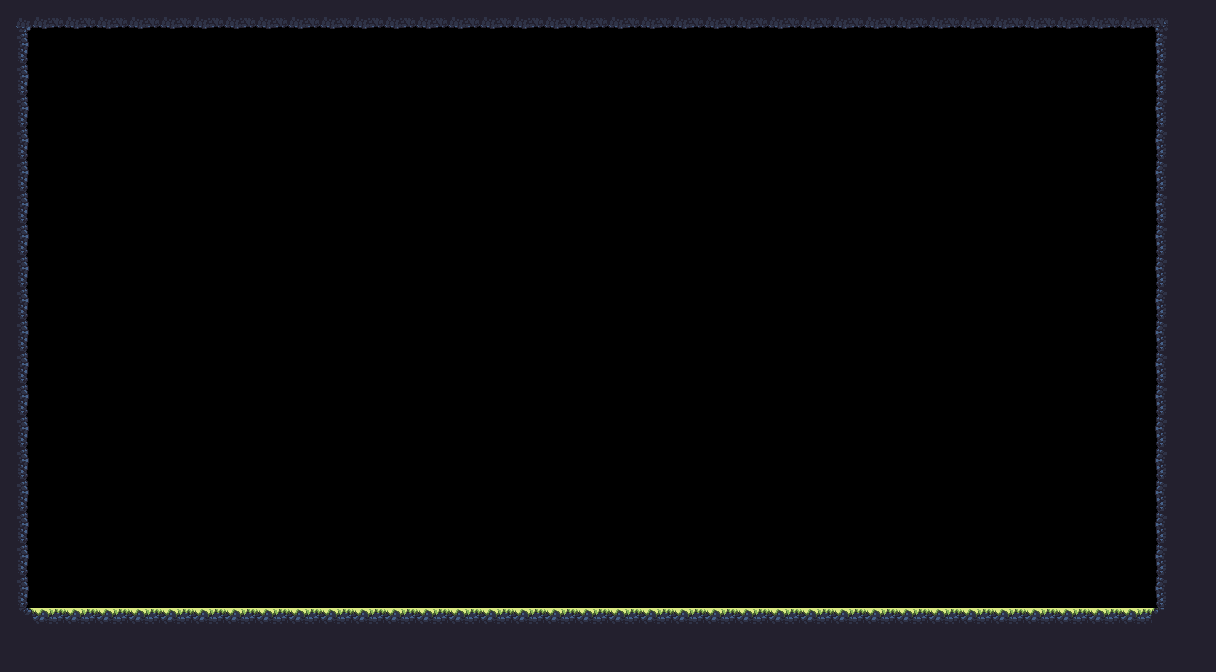

Tiled map render using the project's own tile images. Description and the whole map definition, tile-layer contents included, below:
An orthogonal 38x21 tile map with 32x32 px tiles, 1 tile layer (main) and 2 objects (spawn, boss_spawn).

<map version="1.2" tiledversion="1.3.2" orientation="orthogonal" renderorder="right-down" compressionlevel="0" width="38" height="21" tilewidth="32" tileheight="32" infinite="0" nextlayerid="3" nextobjectid="4">
 <tileset firstgid="1" source="forest_tile_set.tsx" />
 <layer id="1" name="main" width="38" height="21">
  <data encoding="csv">
5,22,22,22,22,22,22,22,22,22,22,22,22,22,22,22,22,22,22,22,22,22,22,22,22,22,22,22,22,22,22,22,22,22,22,22,6,12,
13,0,0,0,0,0,0,0,0,0,0,0,0,0,0,0,0,0,0,0,0,0,0,0,0,0,0,0,0,0,0,0,0,0,0,0,11,12,
13,0,0,0,0,0,0,0,0,0,0,0,0,0,0,0,0,0,0,0,0,0,0,0,0,0,0,0,0,0,0,0,0,0,0,0,11,12,
13,0,0,0,0,0,0,0,0,0,0,0,0,0,0,0,0,0,0,0,0,0,0,0,0,0,0,0,0,0,0,0,0,0,0,0,11,12,
13,0,0,0,0,0,0,0,0,0,0,0,0,0,0,0,0,0,0,0,0,0,0,0,0,0,0,0,0,0,0,0,0,0,0,0,11,12,
13,0,0,0,0,0,0,0,0,0,0,0,0,0,0,0,0,0,0,0,0,0,0,0,0,0,0,0,0,0,0,0,0,0,0,0,11,12,
13,0,0,0,0,0,0,0,0,0,0,0,0,0,0,0,0,0,0,0,0,0,0,0,0,0,0,0,0,0,0,0,0,0,0,0,11,12,
13,0,0,0,0,0,0,0,0,0,0,0,0,0,0,0,0,0,0,0,0,0,0,0,0,0,0,0,0,0,0,0,0,0,0,0,11,12,
13,0,0,0,0,0,0,0,0,0,0,0,0,0,0,0,0,0,0,0,0,0,0,0,0,0,0,0,0,0,0,0,0,0,0,0,11,12,
13,0,0,0,0,0,0,0,0,0,0,0,0,0,0,0,0,0,0,0,0,0,0,0,0,0,0,0,0,0,0,0,0,0,0,0,11,12,
13,0,0,0,0,0,0,0,0,0,0,0,0,0,0,0,0,0,0,0,0,0,0,0,0,0,0,0,0,0,0,0,0,0,0,0,11,12,
13,0,0,0,0,0,0,0,0,0,0,0,0,0,0,0,0,0,0,0,0,0,0,0,0,0,0,0,0,0,0,0,0,0,0,0,11,12,
13,0,0,0,0,0,0,0,0,0,0,0,0,0,0,0,0,0,0,0,0,0,0,0,0,0,0,0,0,0,0,0,0,0,0,0,11,12,
13,0,0,0,0,0,0,0,0,0,0,0,0,0,0,0,0,0,0,0,0,0,0,0,0,0,0,0,0,0,0,0,0,0,0,0,11,12,
13,0,0,0,0,0,0,0,0,0,0,0,0,0,0,0,0,0,0,0,0,0,0,0,0,0,0,0,0,0,0,0,0,0,0,0,11,12,
13,0,0,0,0,0,0,0,0,0,0,0,0,0,0,0,0,0,0,0,0,0,0,0,0,0,0,0,0,0,0,0,0,0,0,0,11,12,
13,0,0,0,0,0,0,0,0,0,0,0,0,0,0,0,0,0,0,0,0,0,0,0,0,0,0,0,0,0,0,0,0,0,0,0,11,12,
13,0,0,0,0,0,0,0,0,0,0,0,0,0,0,0,0,0,0,0,0,0,0,0,0,0,0,0,0,0,0,0,0,0,0,0,11,12,
13,0,0,0,0,0,0,0,0,0,0,0,0,0,0,0,0,0,0,0,0,0,0,0,0,0,0,0,0,0,0,0,0,0,0,0,11,12,
17,2,2,2,2,2,2,2,2,2,2,2,2,2,2,2,2,2,2,2,2,2,2,2,2,2,2,2,2,2,2,2,2,2,2,2,18,12,
12,12,12,12,12,12,12,12,12,12,12,12,12,12,12,12,12,12,12,12,12,12,12,12,12,12,12,12,12,12,12,12,12,12,12,12,12,12
</data>
 </layer>
 <objectgroup id="2" name="objects">
  <object id="1" name="spawn" x="97.9634" y="490.001" />
  <object id="2" name="boss_spawn" x="585.597" y="314.514" />
 </objectgroup>
</map>
